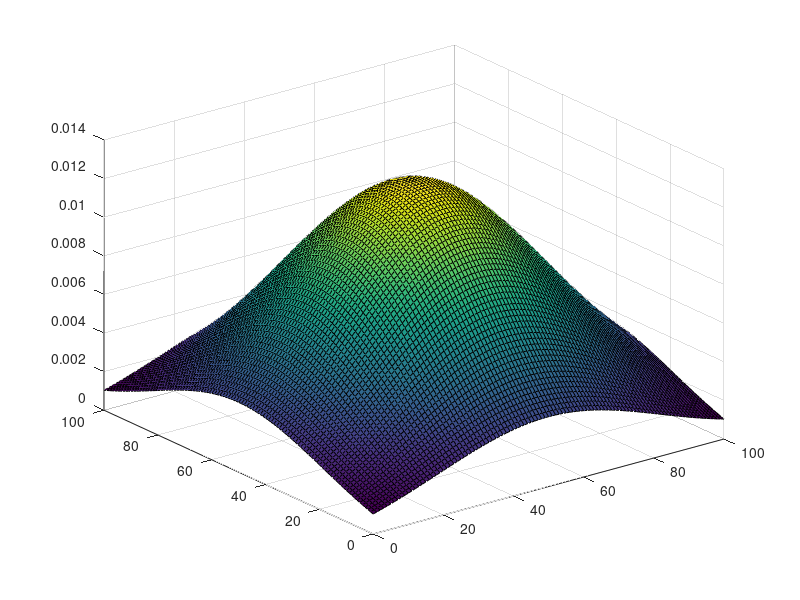

The MATLAB source for this figure: (Note: this script raises an error after producing the figure.)
%% START
clc
clear
close all

%% 生成二维高斯分布点
%设置渐变色：figure => 编辑 => 图形属性
%去掉网格,并使之光滑：surf(X, Y, Z); shading interp;
%设置坐标轴宽度：调整linewidth属性对应值


% 绘制二维高斯曲面
% 公式： p(z) = exp(-(z-u)^2/(2*d^2)/(sqrt(2*pi)*d)
% x y 变量
X = 0 : 1 : 100;
Y = 0 : 1 : 100;

% 方差
d02= 1000;
cc = 50;

% 均值(25, 25)
Z = zeros(101, 101);
for row = 1 : 1 : 101
    for col = 1 : 1 : 101
        Z(row, col) = (X(row) - cc) .* (X(row)-cc) + (Y(col) - cc) .* (Y(col) - cc);
    end
end

Z = -Z/(2*d02);

Z = exp(Z) / (sqrt(2*pi) * sqrt(d02));
% 显示高斯曲面
p1=surf(X, Y, Z);
color(:,:,1)=ones(length(X))*0.28;
color(:,:,2)=ones(length(X))*0.44;
color(:,:,3)=ones(length(X))*0.58;
p1.CData=color;
p1.FaceAlpha = 'interp';
p1.AlphaData=Z;

% 去掉图像上的网格，即使之光滑
shading interp 

